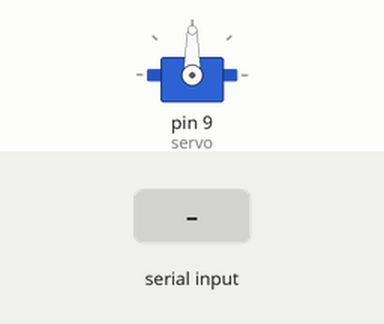
Bench run of a sketch on a simulated Arduino Uno, built with avr-gcc and run on an emulated ATmega328P. Parts: servo. The inputs (shaded band) are chosen by the test bench.

Above: at 1.2 s.
1.3 s: "R" received over Serial
At 2.5 s:
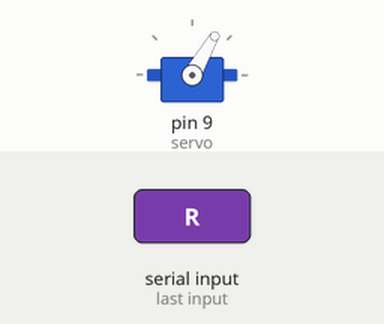
2.8 s: "L" received over Serial
At 3.6 s:
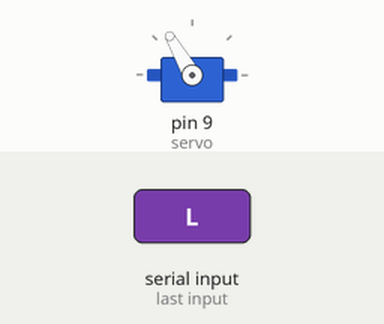
4.3 s: "C" received over Serial
At 4.8 s:
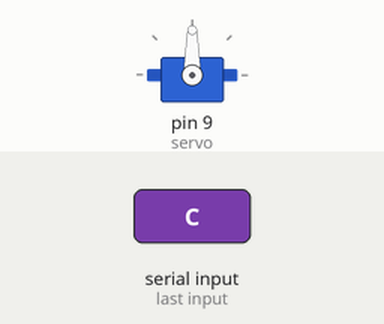
Timing chart, 0 to 7.3 s (numbered marks = the images above; inputs shaded):
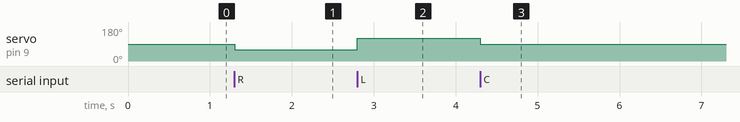

The sketch:

Servo_movement_based_on_Blue_Orange_position_detection.ino
```cpp
#include <Servo.h>

Servo servo;

void setup() {
  Serial.begin(9600);
  servo.attach(9);
  servo.write(90);
}

void loop() {

  if (Serial.available()) {

    char cmd = Serial.read();

    if (cmd == 'R') {
      servo.write(60);
    }

    else if (cmd == 'L') {
      servo.write(120);
    }

    else if (cmd == 'C') {
      servo.write(90);
    }

    // Flush the newline character
    while (Serial.available()) {
      Serial.read();
    }
  }
}
```

Measured:
- after the input at 1.3 s, servo on pin 9 (servo): 90° → 60° at once
- after the input at 2.8 s, servo on pin 9 (servo): 60° → 120° at once
- after the input at 4.3 s, servo on pin 9 (servo): 120° → 90° at once
